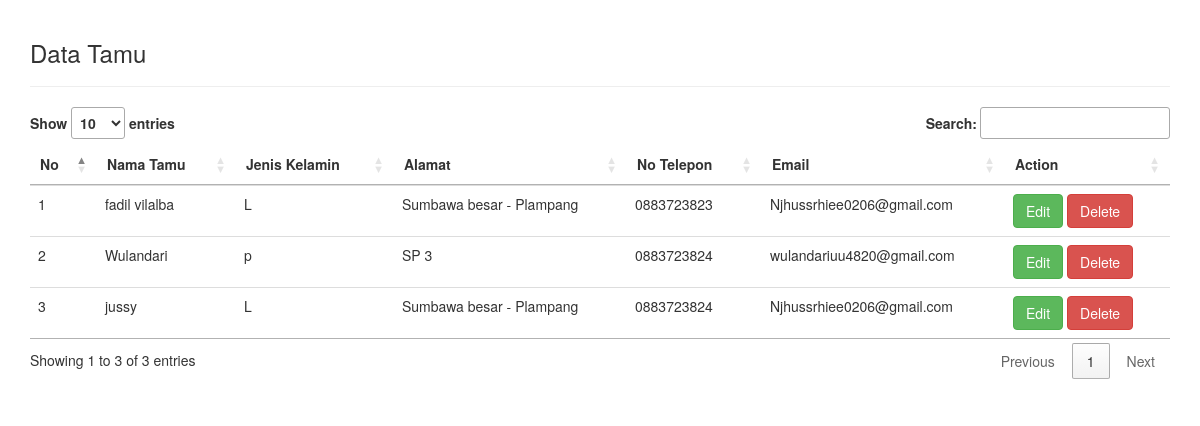
Screenshot of /admin/showTamu.php with the database file from the repository.
### tables this page shows
CREATE TABLE `tb_tamu` (
  `id_tamu` int(25) NOT NULL,
  `level` int(25) NOT NULL DEFAULT 0,
  `nama_tamu` varchar(25) NOT NULL,
  `username` varchar(25) NOT NULL,
  `password` varchar(25) NOT NULL,
  `jk` varchar(25) NOT NULL,
  `alamat` varchar(25) NOT NULL,
  `no_tlp` varchar(25) NOT NULL,
  `email` varchar(25) NOT NULL,
  `flag` int(1) DEFAULT 1
);

### admin/showTamu.php (the view, shortened to what this page needs)
<!DOCTYPE html>
<html lang="en">
<head>
<link rel="stylesheet" type="text/css" href="//cdn.datatables.net/1.10.11/css/jquery.dataTables.min.css">
<link rel="stylesheet" href="https://maxcdn.bootstrapcdn.com/bootstrap/3.3.7/css/bootstrap.min.css">
</head>
<body>
<?php
    include 'helper/connection.php';
?>
<div class="container" style="padding-top: 20px; padding-bottom: 20px;">
    <h3>Data Tamu</h3>
<hr>
<table class="table table-stripped table-hover datatab" align="center">
    <thead>
        <tr>
            <th>No</th>
            <th>Nama Tamu</th>
            <th>Jenis Kelamin</th>
            <th>Alamat</th>
            <th>No Telepon</th>
            <th>Email</th>
            <th>Action</th>
        </tr>
    </thead>
<tbody>
<?php
    $sql = "select * from tb_tamu where flag = 1";
    $query = mysqli_query($con, $sql);
    $no = 1;
    while ($data = mysqli_fetch_assoc($query)){
?>
<tr>
    <td><?php echo $no++; ?></td>
    <td><?php echo $data['nama_tamu']; ?></td>
    <td><?php echo $data['jk']; ?></td>
    <td><?php echo $data['alamat']; ?></td>
    <td><?php echo $data['no_tlp']; ?></td>
    <td><?php echo $data['email']; ?></td>
    <td>
    <a href="#" type="button" class="btn btn-success btn-md" data-toggle="modal" data-target="#myModal<?php echo $data['id_tamu']; ?>">Edit</a>
    <?php
        $id_tamu = $data["id_tamu"];
        echo "<a href='proses/deleteTamu.php?id=$id_tamu' class='btn btn-danger'>Delete</a>";
    ?>
    </td>
</tr>
<?php
    }
?>
</tbody>
</table>
</div>
</body>
</html>

### rows the page displays
tb_tamu: nama_tamu "fadil vilalba", jk "L", alamat "Sumbawa besar - Plampang", no_tlp "0883723823", email "Njhussrhiee0206@gmail.com"
tb_tamu: nama_tamu "Wulandari", jk "p", alamat "SP 3", no_tlp "0883723824", email "wulandariuu4820@gmail.com"
tb_tamu: nama_tamu "jussy", jk "L", alamat "Sumbawa besar - Plampang", no_tlp "0883723824", email "Njhussrhiee0206@gmail.com"
